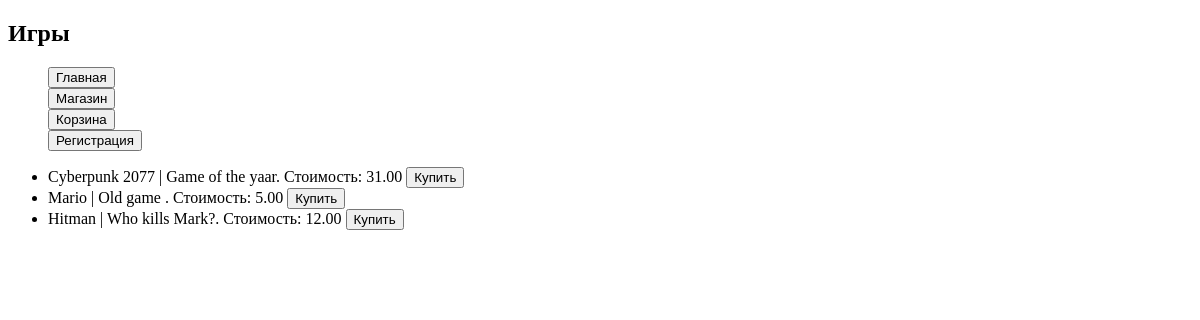
The app's page /game/, older data.
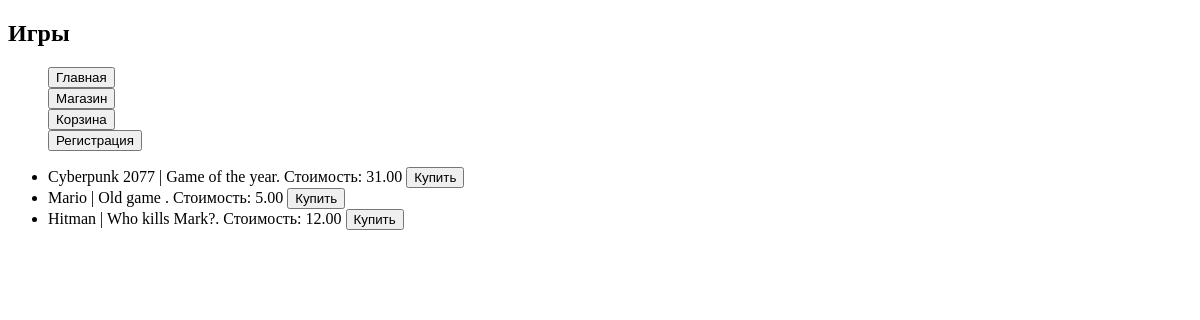
The same page, newer data.
### task1/models.py (models this page shows, shortened)
class Game(models.Model):
    title = models.CharField(max_length=100)
    cost = models.DecimalField(decimal_places=2, max_digits=100)
    size = models.DecimalField(decimal_places=2, max_digits=100)
    description = models.TextField()
    age_limited = models.BooleanField(default=False)
    buyer = models.ManyToManyField(Buyer, related_name='buyers')

### task1/views.py (the view)
# urls.py: path('game/', game_page),
def game_page(request):
    title = 'Games'
    text = 'Игры'
    pay = 'Купить'
    games = Game.objects.all().values()
    context = {
        'title': title,
        'text': text,
        'pay': pay,
        'games': games,
    }
    return render(request, 'games.html', context)

### templates/games.html (shortened to what this page needs)
<!DOCTYPE html>
{% extends "menu.html" %}
{% block pagename %}
<h2>{{ text }}</h2>
{% endblock %}
{% block menu %}
{{ block.super }}
{% endblock %}
{% block content %}
<ul>
    {% for game in games %}
    <li>{{ game.title }} | {{ game.description }}. Стоимость: {{ game.cost }}
        <button class="btn_p"><a action="#" target="_self">{{ pay }}</a></button>
    </li>
    {% endfor %}
</ul>
{% endblock %}

Row changes from the older to the newer data that the page shows:
changed Game: description "Game of the yaar" → "Game of the year"
